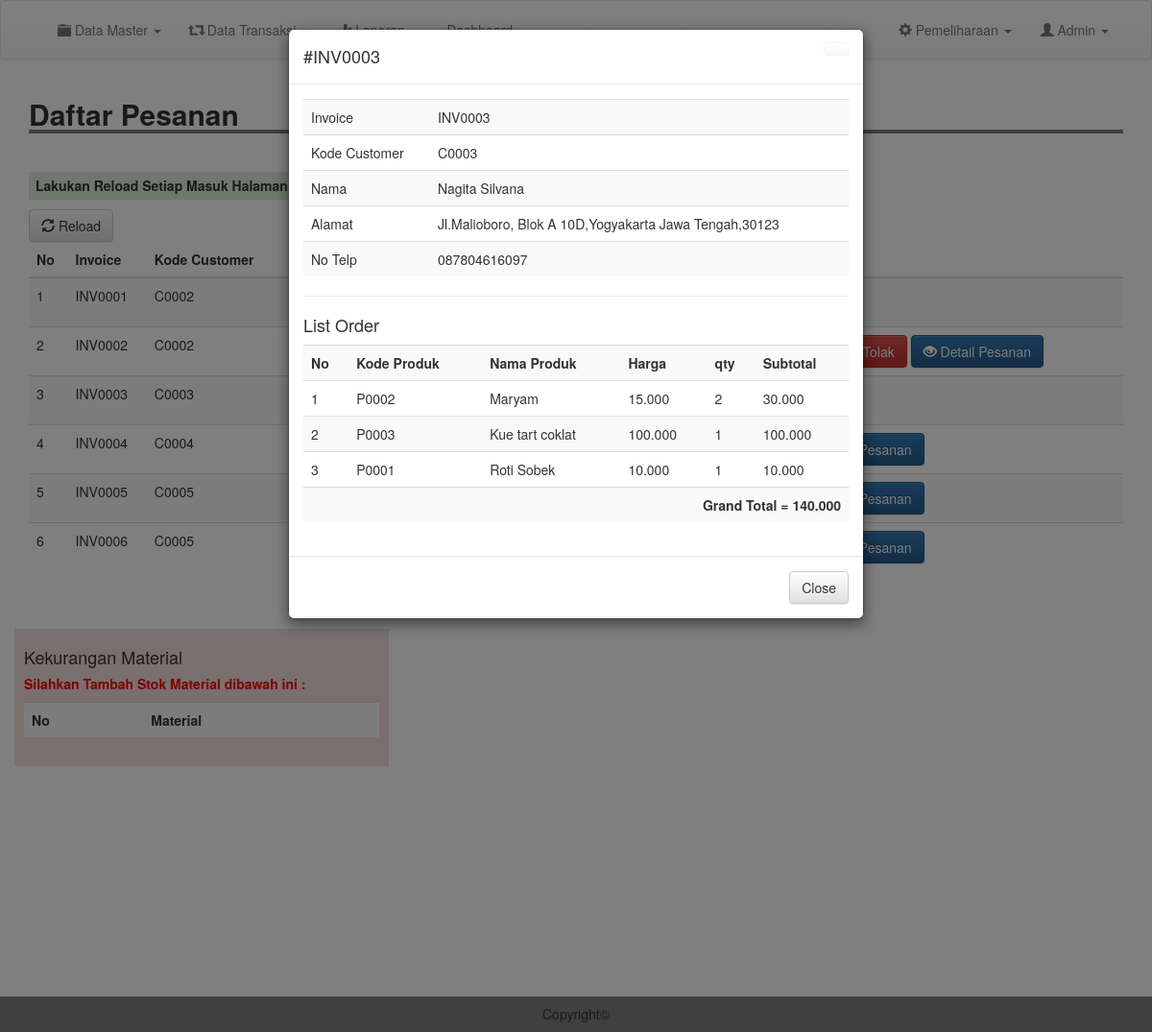
The app's page /admin/detailorder.php?inv=INV0003 (signed in) with its own data.
### tables this page shows
CREATE TABLE `produksi` (
  `id_order` int(11) NOT NULL,
  `invoice` varchar(200) NOT NULL,
  `kode_customer` varchar(200) NOT NULL,
  `kode_produk` varchar(200) NOT NULL,
  `nama_produk` varchar(200) NOT NULL,
  `qty` int(11) NOT NULL,
  `harga` int(11) NOT NULL,
  `status` varchar(200) NOT NULL,
  `tanggal` date NOT NULL,
  `provinsi` varchar(200) NOT NULL,
  `kota` varchar(200) NOT NULL,
  `alamat` varchar(200) NOT NULL,
  `kode_pos` varchar(200) NOT NULL,
  `terima` varchar(200) NOT NULL,
  `tolak` varchar(200) NOT NULL,
  `cek` int(11) NOT NULL
);

CREATE TABLE `customer` (
  `kode_customer` varchar(100) NOT NULL,
  `nama` varchar(100) NOT NULL,
  `email` varchar(100) NOT NULL,
  `username` varchar(100) NOT NULL,
  `password` varchar(100) NOT NULL,
  `telp` varchar(200) NOT NULL
);

### admin/detailorder.php (the view, shortened to what this page needs)
<?php
include 'header.php';
$invoices = $_GET['inv'];
$d_order = mysqli_query($conn, "SELECT * FROM produksi WHERE invoice = '$invoices'");
$t_order = mysqli_fetch_assoc($d_order);
$sortage = mysqli_query($conn, "SELECT * FROM produksi where cek = '1'");
$cek_sor = mysqli_num_rows($sortage);
$cs = mysqli_query($conn, "SELECT * FROM customer WHERE kode_customer = '".$t_order['kode_customer']."'");
$t_cs = mysqli_fetch_assoc($cs);
?>
<div class="container">
	<h2 style=" width: 100%; border-bottom: 4px solid gray"><b>Daftar Pesanan</b></h2>
	<br>
	<h5 class="bg-success" style="padding: 7px; width: 710px; font-weight: bold;"><marquee>Lakukan Reload Setiap Masuk Halaman ini, untuk menghindari terjadinya kesalahan data dan informasi</marquee></h5>
	<a href="produksi.php" class="btn btn-default"><i class="glyphicon glyphicon-refresh"></i> Reload</a>
	<table class="table table-striped">
		<thead>
			<tr>
				<th scope="col">No</th>
				<th scope="col">Invoice</th>
				<th scope="col">Kode Customer</th>
				<th scope="col">Status</th>
				<th scope="col">Tanggal</th>
				<th scope="col">Action</th>
			</tr>
		</thead>
		<tbody>
			<?php
			$result = mysqli_query($conn, "SELECT DISTINCT invoice, kode_customer, status, kode_produk, qty,terima,tolak, cek FROM produksi group by invoice");
			$no = 1;
			while($row = mysqli_fetch_assoc($result)){
				?>
				<tr>
					<td><?= $no; ?></td>
					<td><?= $row['invoice']; ?></td>
					<td><?= $row['kode_customer']; ?></td>
					<?php if($row['terima'] == 1){ ?>
						<td style="color: green;font-weight: bold;">Pesanan Diterima (Siap Kirim)
							<?php
						}else if($row['tolak'] == 1){
							?>
							<td style="color: red;font-weight: bold;">Pesanan Ditolak
								<?php
							}
							if($row['terima'] == 0 && $row['tolak'] == 0){
								?>
								<td style="color: orange;font-weight: bold;"><?= $row['status']; ?>
								<?php
							}
									?>
						</td>
						<td>2020/26-01</td>
						<td>
							<?php if( $row['tolak']==0 && $row['cek']==1 && $row['terima']==0){ ?>
								<a href="inventory.php?cek=0" id="rq" class="btn btn-warning"><i class="glyphicon glyphicon-warning-sign"></i> Request Material Shortage</a>
								<a href="proses/tolak.php?inv=<?= $row['invoice']; ?>" class="btn btn-danger" onclick="return confirm('Yakin Ingin Menolak ?')"><i class="glyphicon glyphicon-remove-sign"></i> Tolak</a>
							<?php }else if($row['terima'] == 0 && $row['cek']==0){ ?>
								<a href="proses/terima.php?inv=<?= $row['invoice']; ?>&kdp=<?= $row['kode_produk']; ?>" class="btn btn-success"><i class="glyphicon glyphicon-ok-sign"></i> Terima</a>
								<a href="proses/tolak.php?inv=<?= $row['invoice']; ?>" class="btn btn-danger" onclick="return confirm('Yakin Ingin Menolak ?')"><i class="glyphicon glyphicon-remove-sign"></i> Tolak</a>
							<?php } ?>
							<a href="detailorder.php?inv=<?= $row['invoice']; ?>" type="submit" class="btn btn-primary"><i class="glyphicon glyphicon-eye-open"></i> Detail Pesanan</a>
						</td>
					</tr>
					<?php
					$no++;
				}
				?>
			</tbody>
		</table>
	<button type="hidden" data-toggle="modal" data-target="#myModal" id="btn" style="background-color: #fff; border: #fff;">
	</button>
	<div class="modal fade" id="myModal" tabindex="-1" role="dialog" aria-labelledby="myModalLabel">
		<div class="modal-dialog" role="document">
			<div class="modal-content">
				<div class="modal-header">
					<a href="m_produk.php" class="btn btn-default close"></a>
					<h4 class="modal-title" id="myModalLabel">#<?= $t_order['invoice']; ?></h4>
				</div>
				<div class="modal-body">
					<table class="table table-striped">
						<tr>
							<td>Invoice</td>
							<td><?= $t_order['invoice']; ?></td>
						</tr>
						<tr>
							<td>Kode Customer</td>
							<td><?= $t_order['kode_customer']; ?></td>
						</tr>
						<tr>
							<td>Nama</td>
							<td><?= $t_cs['nama']; ?></td>
						</tr>
						<tr>
							<td>Alamat</td>
							<td><?php echo  $t_order['alamat'].",".$t_order['kota']." ".$t_order['provinsi'].",".$t_order['kode_pos']; ?></td>
						</tr>
						<tr>
							<td>No Telp</td>
							<td><?= $t_cs['telp']; ?></td>
						</tr>
					</table>
					<hr>
					<h4>List Order</h4>
					<table class="table table-striped">
						<tr>
							<th>No</th>
							<th>Kode Produk</th>
							<th>Nama Produk</th>
							<th>Harga</th>
							<th>qty</th>
							<th>Subtotal</th>
						</tr>
					<?php
						$order = mysqli_query($conn, "SELECT * FROM produksi WHERE invoice = '$invoices'");
						$no = 1;
						$grand = 0;
						while ($list = mysqli_fetch_assoc($order)) {
					 ?>
						<tr>
							<td><?= $no;  ?></td>
							<td><?= $list['kode_produk']; ?></td>
							<td><?= $list['nama_produk']; ?></td>
							<td><?= number_format($list['harga'], 0, ".", ".");  ?></td>
							<td><?= $list['qty'];  ?></td>
							<td><?= number_format($list['harga']*$list['qty'], 0, ".", ".");  ?></td>
						</tr>
					<?php
						$sub = $list['harga'] * $list['qty'];
						$grand += $sub;
						$no++;
						}
					 ?>
						<tr>
							<td colspan="6" class="text-right"><b>Grand Total = <?= number_format($grand, 0, ".", ".");  ?></b></td>
						</tr>
					</table>
				</div>
				<div class="modal-footer">
					<a href="produksi.php" class="btn btn-default">Close</a>
				</div>
			</div>
		</div>
	</div>
		<?php
if($cek_sor > 0){
 ?>
	<br>
	<br>
	<div class="row">
		<div class="col-md-4 bg-danger" style="padding:10px;">
			<h4>Kekurangan Material </h4>
			<h5 style="color: red;font-weight: bold;">Silahkan Tambah Stok Material dibawah ini : </h5>
			<table class="table table-striped">
				<tr>
					<th>No</th>
					<th>Material</th>
				</tr>
			</table>
		</div>
	</div>
<?php
}
 ?>
	</div>
	<br>
	<br>
	<br>
	<br>
	<br>
	<br>
	<br>
	<br>
	<br>
	<br>
	<br>
	<br>
	<?php
	include 'footer.php';
	?>

### css/style.css (style rules this page uses)
body { margin:0; padding: 0; }

### records on screen
produksi: invoice "INV0003", kode_customer "C0003", alamat "Jl.Malioboro, Blok A 10D", kota "Yogyakarta", provinsi "Jawa Tengah", kode_pos "30123", kode_produk "P0002", nama_produk "Maryam", harga "15.000", qty "2", $list['harga']*$list['qty'] "30.000"
customer: nama "Nagita Silvana", telp "087804616097"
produksi: kode_produk "P0003", nama_produk "Kue tart coklat", harga "100.000", qty "1", $list['harga']*$list['qty'] "100.000"
produksi: kode_produk "P0001", nama_produk "Roti Sobek", harga "10.000", qty "1", $list['harga']*$list['qty'] "10.000"

### other values on screen
$row['invoice'] "INV0001"
$row['kode_customer'] "C0002"
$row['invoice'] "INV0002"
$row['invoice'] "INV0003"
$row['kode_customer'] "C0003"
$row['invoice'] "INV0004"
$row['kode_customer'] "C0004"
$row['invoice'] "INV0005"
$row['kode_customer'] "C0005"
$row['invoice'] "INV0006"
$grand "140.000"
